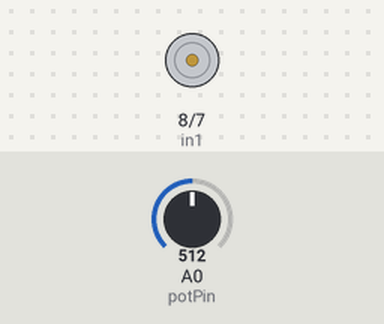
This sketch was run on a simulated Arduino Uno, built with avr-gcc and run on an emulated ATmega328P. On the bench: motor-driver pin pairs drawn as motors (green arrow = first pin HIGH = forward, orange = second pin HIGH = backward, longer = more drive, scaled by the enable pin). The inputs (shaded band) are chosen by the test bench; at power-on: A0 (potPin) = 512.

Above: at 1.2 s.
1.3 s: A0 (potPin) set to 522
2.8 s: A0 (potPin) set to 531
4.3 s: A0 (potPin) set to 480
At 4.7 s:
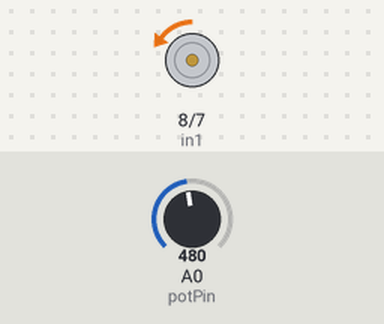
5.8 s: A0 (potPin) set to 540
At 7.0 s:
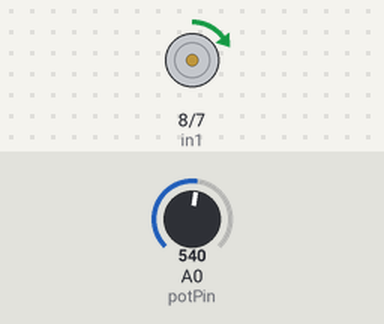
7.3 s: A0 (potPin) set to 716
At 8.2 s:
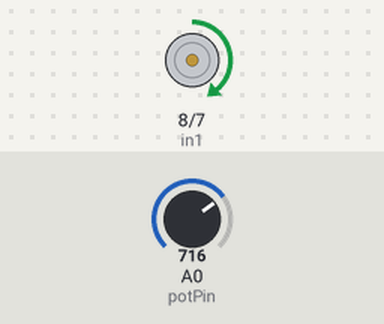
Timing chart, 0 to 9.8 s (numbered marks = the images above; inputs shaded):
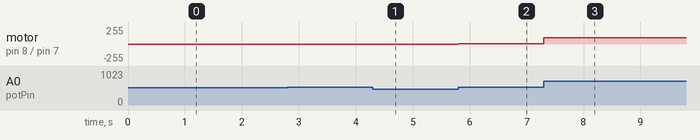

The sketch:

Advanced_Task_2-1.ino
```cpp
const int potPin = A0; // 可變電阻連接至類比輸入 A0
const int enA = 9;     // L293D Enable 1 (接支援 PWM 的腳位控制速度)
const int in1 = 8;     // L293D Input 1 (控制方向)
const int in2 = 7;     // L293D Input 2 (控制方向)

void setup() {
  pinMode(enA, OUTPUT);
  pinMode(in1, OUTPUT);
  pinMode(in2, OUTPUT);
}

void loop() {
  // 1. 讀取可變電阻的類比數值 (範圍 0 到 1023)
  int potValue = analogRead(potPin);
  int motorSpeed = 0;

  // 2. 判斷電位器位置，並設立中間「停止區間」避免數值飄移導致馬達震動
  if (potValue >= 490 && potValue <= 530) {
    // 中間位置：停止馬達
    digitalWrite(in1, LOW);
    digitalWrite(in2, LOW);
    motorSpeed = 0;
  }
  else if (potValue > 530) {
    // 向右旋轉：設定為正轉 (順時針)
    digitalWrite(in1, HIGH);
    digitalWrite(in2, LOW);
    // 將數值 530~1023 映射到 PWM 速度 0~255
    motorSpeed = map(potValue, 530, 1023, 0, 255);
  }
  else if (potValue < 490) {
    // 向左旋轉：設定為反轉 (逆時針)
    digitalWrite(in1, LOW);
    digitalWrite(in2, HIGH);
    // 將數值 490~0 映射到 PWM 速度 0~255 (注意：越接近 0 速度越快)
    motorSpeed = map(potValue, 490, 0, 0, 255);
  }

  // 3. 輸出 PWM 訊號控制馬達最終轉速
  analogWrite(enA, motorSpeed);
}
```

Measured:
- after the input at 1.3 s, every drawn part: stays the same
- after the input at 4.3 s, motor on pin 8 (in1) / pin 7 (in2): stopped → backward 5/255 at once
- after the input at 5.8 s, motor on pin 8 (in1) / pin 7 (in2): backward 5/255 → forward 5/255 at once
- after the input at 7.3 s, motor on pin 8 (in1) / pin 7 (in2): forward 5/255 → forward 96/255 at once
